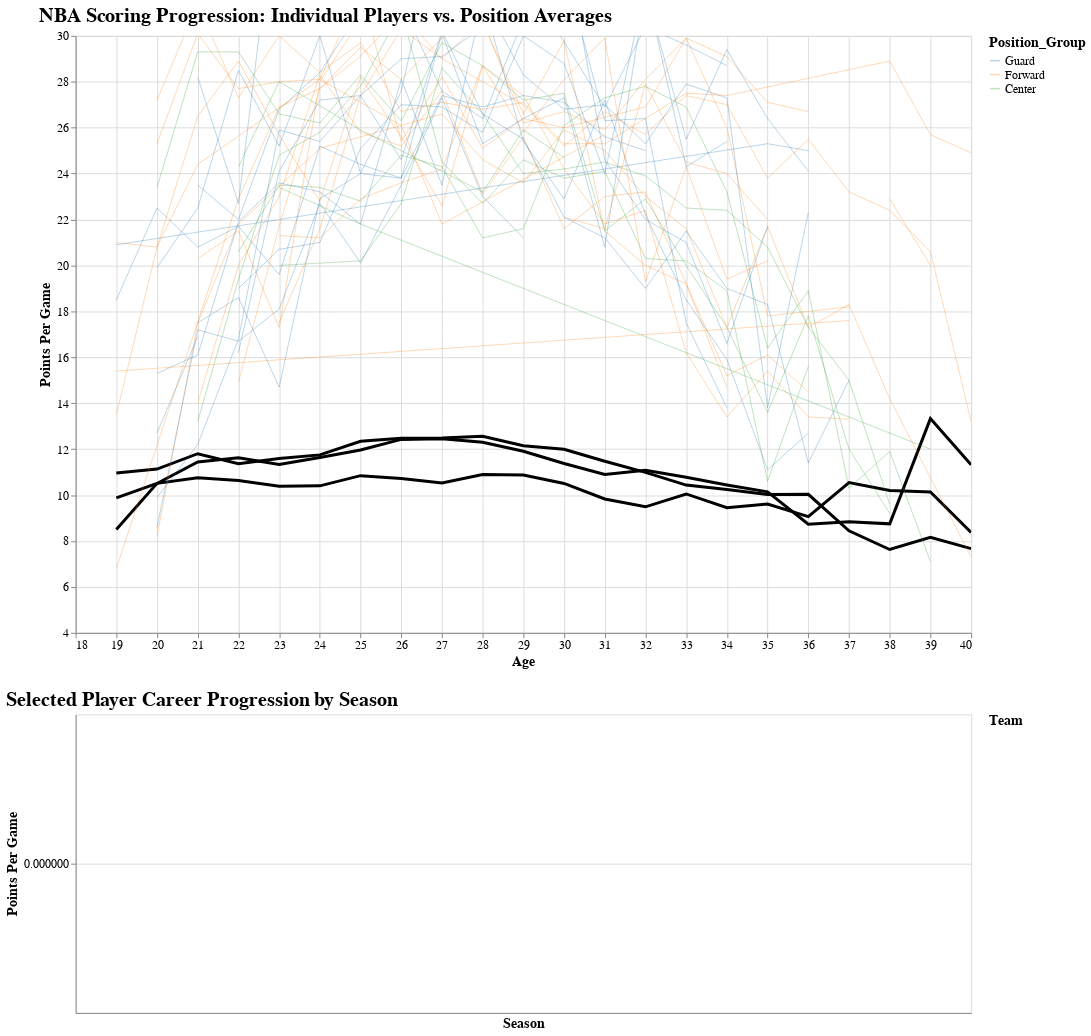

Here is the notebook cell this chart was saved with:
### Code cell
# Visualization of Individual Player Trajectories vs Average Scoring Progression
# With improved player selection and manual additions

import altair as alt
import pandas as pd
import numpy as np

# Set Altair to render larger charts
alt.data_transformers.disable_max_rows()

# First, calculate the average scoring progression by age and position
avg_by_age_pos = data_for_viz.groupby(['Age', 'Position_Group'])['PTS'].mean().reset_index()
avg_by_age_pos.rename(columns={'PTS': 'Avg_PTS'}, inplace=True)

# For player selection, we'll use multiple criteria to ensure we include significant players
# 1. First, get all player stats
player_career_stats = data_for_viz.groupby('Player').agg({
    'PTS': ['mean', 'sum', 'count'],  # Points per game, total points, and seasons played
    'Position_Group': 'first'  # Get player's position
}).reset_index()

# Flatten the multi-level columns
player_career_stats.columns = [
    f"{col[0]}_{col[1]}" if col[1] != '' else col[0] 
    for col in player_career_stats.columns
]

# Rename columns for clarity
player_career_stats = player_career_stats.rename(columns={
    'PTS_mean': 'Career_PPG',
    'PTS_sum': 'Total_Points',
    'PTS_count': 'Seasons_Played',
    'Position_Group_first': 'Position_Group'
})

# 2. Score players by a composite metric to balance career length and scoring prowess
# This helps include both high-scoring short careers and long careers with moderate scoring
player_career_stats['Composite_Score'] = (
    player_career_stats['Career_PPG'] * 
    np.sqrt(player_career_stats['Seasons_Played'])  # Square root gives diminishing returns to career length
)

# 3. Select top 25 players by composite score
top_players = player_career_stats.sort_values('Composite_Score', ascending=False).head(25)['Player'].tolist()

# 4. Now add specific players of interest who might not be in the top 25
# These could be historically significant players or players of specific interest
manual_additions = [
    # Manually add players who should be included but might not be in the dataset
    # or might not rank in the top 25 by our composite metric
    # For example: "Michael Jordan", "Tim Duncan", etc.
]

# Add these to our top players list if they're in the dataset
for player in manual_additions:
    if player in data_for_viz['Player'].values and player not in top_players:
        top_players.append(player)

# Print the selected players for reference
print(f"Selected {len(top_players)} players for trajectory analysis:")
for player in top_players:
    player_stats = player_career_stats[player_career_stats['Player'] == player].iloc[0]
    print(f"{player}: {player_stats['Career_PPG']:.1f} PPG over {int(player_stats['Seasons_Played'])} seasons ({player_stats['Position_Group']})")

# Get data for these players
player_data = data_for_viz[data_for_viz['Player'].isin(top_players)].copy()

# Create selectors for position and player
position_options = ['All'] + sorted(data_for_viz['Position_Group'].unique().tolist())
position_param = alt.param(name='Position', value='All',
                          bind=alt.binding_radio(options=position_options, name='Position:'))

player_options = ['None'] + sorted(top_players)
player_param = alt.param(name='HighlightPlayer', value='None',
                        bind=alt.binding_select(options=player_options, name='Highlight Player:'))

# Create the base chart with average lines
avg_line = alt.Chart(avg_by_age_pos).mark_line(
    stroke='black',
    strokeWidth=3
).encode(
    x=alt.X('Age:Q', title='Age', scale=alt.Scale(domain=[19, 40])),
    y=alt.Y('Avg_PTS:Q', title='Points Per Game', scale=alt.Scale(domain=[5, 30])),
    color=alt.Color('Position_Group:N', 
                   scale=alt.Scale(domain=['Guard', 'Forward', 'Center'],
                                  range=['#1f77b4', '#ff7f0e', '#2ca02c']))
).transform_filter(
    (alt.datum.Position_Group == position_param) | (position_param == 'All')
)

# Create individual player trajectories
player_lines = alt.Chart(player_data).mark_line(
    opacity=0.3,
    strokeWidth=1
).encode(
    x='Age:Q',
    y='PTS:Q',
    color='Position_Group:N',
    detail='Player:N',  # Each player gets a separate line
    tooltip=['Player', 'Age', 'PTS', 'Season']
).transform_filter(
    (alt.datum.Position_Group == position_param) | (position_param == 'All')
)

# Create highlighted player line
highlight_line = alt.Chart(player_data).mark_line(
    stroke='red',
    strokeWidth=3
).encode(
    x='Age:Q',
    y='PTS:Q',
    tooltip=['Player', 'Age', 'PTS', 'Season']
).transform_filter(
    alt.datum.Player == player_param
).transform_filter(
    player_param != 'None'  # Only show when a player is selected
)

# Add points for the highlighted player
highlight_points = alt.Chart(player_data).mark_circle(
    color='red',
    size=60
).encode(
    x='Age:Q',
    y='PTS:Q',
    tooltip=['Player', 'Age', 'PTS', 'Season', 'Team']
).transform_filter(
    alt.datum.Player == player_param
).transform_filter(
    player_param != 'None'  # Only show when a player is selected
)

# Combine the visualizations
chart = (avg_line + player_lines + highlight_line + highlight_points).properties(
    title='NBA Scoring Progression: Individual Players vs. Position Averages',
    width=900,
    height=600
).add_params(
    position_param,
    player_param
).interactive()

# Create a supplementary chart showing selected player's career in more detail
career_chart = alt.Chart(player_data).mark_line(
    strokeWidth=2,
    stroke='blue'
).encode(
    x=alt.X('Season_Year:O', title='Season'),
    y=alt.Y('PTS:Q', title='Points Per Game'),
    tooltip=['Player', 'Age', 'PTS', 'Season', 'Team']
).transform_filter(
    alt.datum.Player == player_param
).transform_filter(
    player_param != 'None'  # Only show when a player is selected
).properties(
    title='Selected Player Career Progression',
    width=900,
    height=300
)

# Add points to the career chart
career_points = alt.Chart(player_data).mark_circle(
    size=60
).encode(
    x='Season_Year:O',
    y='PTS:Q',
    color='Team:N',  # Color by team to show team changes
    tooltip=['Player', 'Age', 'PTS', 'Season', 'Team']
).transform_filter(
    alt.datum.Player == player_param
).transform_filter(
    player_param != 'None'  # Only show when a player is selected
)

# Combine career charts
full_career_chart = (career_chart + career_points).properties(
    title='Selected Player Career Progression by Season'
)

# Final visualization
final_vis = alt.vconcat(
    chart,
    full_career_chart
).resolve_scale(
    color='independent'  # Independent color scales for each chart
).configure_title(
    fontSize=20,
    font='Arial',
    anchor='start'
).configure_axis(
    labelFontSize=12,
    titleFontSize=14
).configure_legend(
    titleFontSize=14,
    labelFontSize=12
)

# Display the visualization
final_vis

### Figure 1 — Vega-Lite specification as saved in the notebook (floating-point values rounded to 4 significant figures; data arrays with more than 128 entries replaced by an {"elided": "..."} marker saying what was removed)
{"config": {"view": {"continuousWidth": 300, "continuousHeight": 300}, "axis": {"labelFontSize": 12, "titleFontSize": 14}, "legend": {"labelFontSize": 12, "titleFontSize": 14}, "title": {"anchor": "start", "font": "Arial", "fontSize": 20}}, "vconcat": [{"layer": [{"data": {"name": "data-9c2ab6f8297d9ff3ec23f7bc1ef002f3"}, "mark": {"type": "line", "stroke": "black", "strokeWidth": 3}, "encoding": {"color": {"field": "Position_Group", "scale": {"domain": ["Guard", "Forward", "Center"], "range": ["#1f77b4", "#ff7f0e", "#2ca02c"]}, "type": "nominal"}, "x": {"field": "Age", "scale": {"domain": [19, 40]}, "title": "Age", "type": "quantitative"}, "y": {"field": "Avg_PTS", "scale": {"domain": [5, 30]}, "title": "Points Per Game", "type": "quantitative"}}, "name": "view_8", "transform": [{"filter": "((datum.Position_Group === Position) || (Position === 'All'))"}]}, {"data": {"name": "data-65e2e24170ad06517f57d69daf1bb35c"}, "mark": {"type": "line", "opacity": 0.3, "strokeWidth": 1}, "encoding": {"color": {"field": "Position_Group", "type": "nominal"}, "detail": {"field": "Player", "type": "nominal"}, "tooltip": [{"field": "Player", "type": "nominal"}, {"field": "Age", "type": "quantitative"}, {"field": "PTS", "type": "quantitative"}, {"field": "Season", "type": "nominal"}], "x": {"field": "Age", "type": "quantitative"}, "y": {"field": "PTS", "type": "quantitative"}}, "transform": [{"filter": "((datum.Position_Group === Position) || (Position === 'All'))"}]}, {"data": {"name": "data-65e2e24170ad06517f57d69daf1bb35c"}, "mark": {"type": "line", "stroke": "red", "strokeWidth": 3}, "encoding": {"tooltip": [{"field": "Player", "type": "nominal"}, {"field": "Age", "type": "quantitative"}, {"field": "PTS", "type": "quantitative"}, {"field": "Season", "type": "nominal"}], "x": {"field": "Age", "type": "quantitative"}, "y": {"field": "PTS", "type": "quantitative"}}, "transform": [{"filter": "(datum.Player === HighlightPlayer)"}, {"filter": "(HighlightPlayer !== 'None')"}]}, {"data": {"name": "data-65e2e24170ad06517f57d69daf1bb35c"}, "mark": {"type": "circle", "color": "red", "size": 60}, "encoding": {"tooltip": [{"field": "Player", "type": "nominal"}, {"field": "Age", "type": "quantitative"}, {"field": "PTS", "type": "quantitative"}, {"field": "Season", "type": "nominal"}, {"field": "Team", "type": "nominal"}], "x": {"field": "Age", "type": "quantitative"}, "y": {"field": "PTS", "type": "quantitative"}}, "transform": [{"filter": "(datum.Player === HighlightPlayer)"}, {"filter": "(HighlightPlayer !== 'None')"}]}], "height": 600, "title": "NBA Scoring Progression: Individual Players vs. Position Averages", "width": 900}, {"layer": [{"mark": {"type": "line", "stroke": "blue", "strokeWidth": 2}, "encoding": {"tooltip": [{"field": "Player", "type": "nominal"}, {"field": "Age", "type": "quantitative"}, {"field": "PTS", "type": "quantitative"}, {"field": "Season", "type": "nominal"}, {"field": "Team", "type": "nominal"}], "x": {"field": "Season_Year", "title": "Season", "type": "ordinal"}, "y": {"field": "PTS", "title": "Points Per Game", "type": "quantitative"}}, "title": "Selected Player Career Progression", "transform": [{"filter": "(datum.Player === HighlightPlayer)"}, {"filter": "(HighlightPlayer !== 'None')"}]}, {"mark": {"type": "circle", "size": 60}, "encoding": {"color": {"field": "Team", "type": "nominal"}, "tooltip": [{"field": "Player", "type": "nominal"}, {"field": "Age", "type": "quantitative"}, {"field": "PTS", "type": "quantitative"}, {"field": "Season", "type": "nominal"}, {"field": "Team", "type": "nominal"}], "x": {"field": "Season_Year", "type": "ordinal"}, "y": {"field": "PTS", "type": "quantitative"}}, "transform": [{"filter": "(datum.Player === HighlightPlayer)"}, {"filter": "(HighlightPlayer !== 'None')"}]}], "data": {"name": "data-65e2e24170ad06517f57d69daf1bb35c"}, "height": 300, "title": "Selected Player Career Progression by Season", "width": 900}], "params": [{"name": "Position", "bind": {"input": "radio", "options": ["All", "Center", "Forward", "Guard"], "name": "Position:"}, "value": "All"}, {"name": "HighlightPlayer", "bind": {"input": "select", "options": ["None", "Adrian Dantley", "Allen Iverson", "Anthony Davis", "Carmelo Anthony", "Charles Barkley", "Damian Lillard", "DeMar DeRozan", "Dirk Nowitzki", "Dominique Wilkins", "Dwyane Wade", "Giannis Antetokounmpo", "Hakeem Olajuwon", "James Harden", "Karl Malone", "Kevin Durant", "Kobe Bryant", "Kyrie Irving", "Larry Bird", "LeBron James", "Michael Jordan", "Moses Malone", "Patrick Ewing", "Russell Westbrook", "Shaquille O'Neal", "Stephen Curry"], "name": "Highlight Player:"}, "value": "None"}, {"name": "param_8", "select": {"type": "interval", "encodings": ["x", "y"]}, "bind": "scales", "views": ["view_8"]}], "resolve": {"scale": {"color": "independent"}}, "$schema": "https://vega.github.io/schema/vega-lite/v5.20.1.json", "datasets": {"data-9c2ab6f8297d9ff3ec23f7bc1ef002f3": [{"Age": 19.0, "Position_Group": "Center", "Avg_PTS": 8.5}, {"Age": 19.0, "Position_Group": "Forward", "Avg_PTS": 9.874}, {"Age": 19.0, "Position_Group": "Guard", "Avg_PTS": 10.96}, {"Age": 20.0, "Position_Group": "Center", "Avg_PTS": 10.51}, {"Age": 20.0, "Position_Group": "Forward", "Avg_PTS": 10.5}, {"Age": 20.0, "Position_Group": "Guard", "Avg_PTS": 11.13}, {"Age": 21.0, "Position_Group": "Center", "Avg_PTS": 10.76}, {"Age": 21.0, "Position_Group": "Forward", "Avg_PTS": 11.44}, {"Age": 21.0, "Position_Group": "Guard", "Avg_PTS": 11.8}, {"Age": 22.0, "Position_Group": "Center", "Avg_PTS": 10.64}, {"Age": 22.0, "Position_Group": "Forward", "Avg_PTS": 11.62}, {"Age": 22.0, "Position_Group": "Guard", "Avg_PTS": 11.36}, {"Age": 23.0, "Position_Group": "Center", "Avg_PTS": 10.38}, {"Age": 23.0, "Position_Group": "Forward", "Avg_PTS": 11.33}, {"Age": 23.0, "Position_Group": "Guard", "Avg_PTS": 11.59}, {"Age": 24.0, "Position_Group": "Center", "Avg_PTS": 10.4}, {"Age": 24.0, "Position_Group": "Forward", "Avg_PTS": 11.64}, {"Age": 24.0, "Position_Group": "Guard", "Avg_PTS": 11.75}, {"Age": 25.0, "Position_Group": "Center", "Avg_PTS": 10.85}, {"Age": 25.0, "Position_Group": "Forward", "Avg_PTS": 11.96}, {"Age": 25.0, "Position_Group": "Guard", "Avg_PTS": 12.34}, {"Age": 26.0, "Position_Group": "Center", "Avg_PTS": 10.72}, {"Age": 26.0, "Position_Group": "Forward", "Avg_PTS": 12.42}, {"Age": 26.0, "Position_Group": "Guard", "Avg_PTS": 12.47}, {"Age": 27.0, "Position_Group": "Center", "Avg_PTS": 10.53}, {"Age": 27.0, "Position_Group": "Forward", "Avg_PTS": 12.45}, {"Age": 27.0, "Position_Group": "Guard", "Avg_PTS": 12.49}, {"Age": 28.0, "Position_Group": "Center", "Avg_PTS": 10.89}, {"Age": 28.0, "Position_Group": "Forward", "Avg_PTS": 12.3}, {"Age": 28.0, "Position_Group": "Guard", "Avg_PTS": 12.56}, {"Age": 29.0, "Position_Group": "Center", "Avg_PTS": 10.87}, {"Age": 29.0, "Position_Group": "Forward", "Avg_PTS": 11.91}, {"Age": 29.0, "Position_Group": "Guard", "Avg_PTS": 12.15}, {"Age": 30.0, "Position_Group": "Center", "Avg_PTS": 10.5}, {"Age": 30.0, "Position_Group": "Forward", "Avg_PTS": 11.38}, {"Age": 30.0, "Position_Group": "Guard", "Avg_PTS": 11.99}, {"Age": 31.0, "Position_Group": "Center", "Avg_PTS": 9.83}, {"Age": 31.0, "Position_Group": "Forward", "Avg_PTS": 10.9}, {"Age": 31.0, "Position_Group": "Guard", "Avg_PTS": 11.47}, {"Age": 32.0, "Position_Group": "Center", "Avg_PTS": 9.487}, {"Age": 32.0, "Position_Group": "Forward", "Avg_PTS": 11.08}, {"Age": 32.0, "Position_Group": "Guard", "Avg_PTS": 10.99}, {"Age": 33.0, "Position_Group": "Center", "Avg_PTS": 10.05}, {"Age": 33.0, "Position_Group": "Forward", "Avg_PTS": 10.77}, {"Age": 33.0, "Position_Group": "Guard", "Avg_PTS": 10.44}, {"Age": 34.0, "Position_Group": "Center", "Avg_PTS": 9.452}, {"Age": 34.0, "Position_Group": "Forward", "Avg_PTS": 10.44}, {"Age": 34.0, "Position_Group": "Guard", "Avg_PTS": 10.24}, {"Age": 35.0, "Position_Group": "Center", "Avg_PTS": 9.61}, {"Age": 35.0, "Position_Group": "Forward", "Avg_PTS": 10.14}, {"Age": 35.0, "Position_Group": "Guard", "Avg_PTS": 10.03}, {"Age": 36.0, "Position_Group": "Center", "Avg_PTS": 9.058}, {"Age": 36.0, "Position_Group": "Forward", "Avg_PTS": 8.732}, {"Age": 36.0, "Position_Group": "Guard", "Avg_PTS": 10.03}, {"Age": 37.0, "Position_Group": "Center", "Avg_PTS": 10.54}, {"Age": 37.0, "Position_Group": "Forward", "Avg_PTS": 8.832}, {"Age": 37.0, "Position_Group": "Guard", "Avg_PTS": 8.443}, {"Age": 38.0, "Position_Group": "Center", "Avg_PTS": 10.2}, {"Age": 38.0, "Position_Group": "Forward", "Avg_PTS": 8.745}, {"Age": 38.0, "Position_Group": "Guard", "Avg_PTS": 7.629}, {"Age": 39.0, "Position_Group": "Center", "Avg_PTS": 10.13}, {"Age": 39.0, "Position_Group": "Forward", "Avg_PTS": 13.33}, {"Age": 39.0, "Position_Group": "Guard", "Avg_PTS": 8.156}, {"Age": 40.0, "Position_Group": "Center", "Avg_PTS": 8.375}, {"Age": 40.0, "Position_Group": "Forward", "Avg_PTS": 11.32}, {"Age": 40.0, "Position_Group": "Guard", "Avg_PTS": 7.667}], "data-65e2e24170ad06517f57d69daf1bb35c": {"elided": "405 records"}}}
